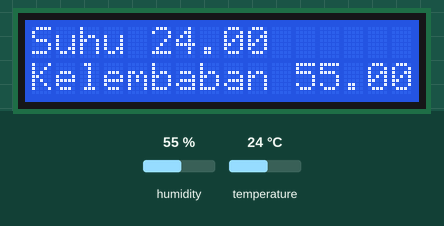
A sketch run on a simulated Arduino Uno, built with avr-gcc and run on an emulated ATmega328P. On the bench: 16×2 character LCD. Inputs (shaded band) come from the test bench; at power-on: humidity 55 %, temperature 24 °C.

Above: at 4.2 s.
4.3 s: humidity set to 22 %
At 5.6 s:
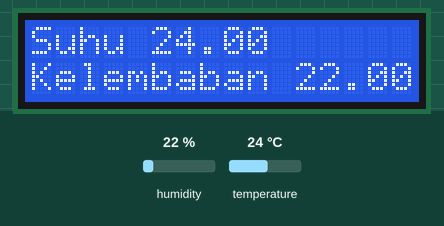
7.1 s: temperature set to 12 °C
At 8.7 s:
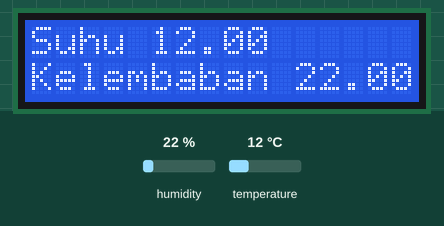
9.9 s: humidity set to 40 %
At 12.5 s:
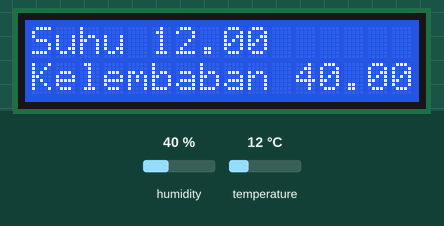
12.9 s: temperature set to 19 °C
At 14.4 s:
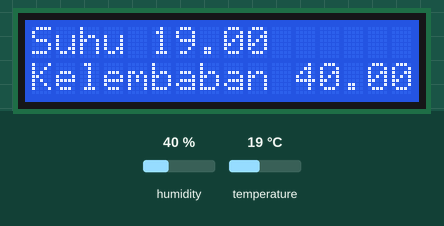
Timing chart, 0 to 15.9 s (numbered marks = the images above; inputs shaded):
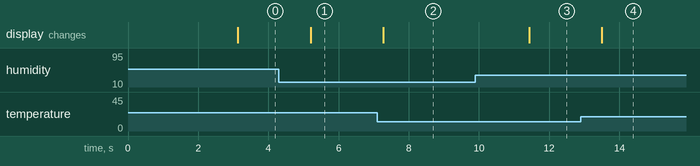

The sketch:

dht11lcd.ino
```cpp
#include  <Wire.h>
#include  <LiquidCrystal_I2C.h>
#include <DHT.h>
#define DHTPIN 2
#define DHTTYPE DHT11
LiquidCrystal_I2C lcd(0x27,16,2);
DHT dht(DHTPIN,DHTTYPE);
void setup()
{
  Serial.begin(9600);
  dht.begin();
  lcd.init();
  lcd.backlight();
  lcd.setCursor(0,0);
  lcd.print("Zulfikar");

  lcd.setCursor(0,1);
  lcd.print("TT3A");
  delay(3000);
}

void loop()
{
 float h = dht.readHumidity();
 float t = dht.readTemperature();

lcd.setCursor(0,0);
lcd.print("Suhu ");
lcd.print(t);
lcd.setCursor(0,1);
lcd.print("Kelembaban ");
lcd.print(h);
delay(1000);

}
```

Measured:
- after the input at 4.3 s, the display: changes after 0.90 s (image 1)
- after the input at 7.1 s, the display: changes after 0.18 s (image 2)
- after the input at 9.9 s, the display: changes after 1.5 s (image 3)
- after the input at 12.9 s, the display: changes after 0.61 s (image 4)
